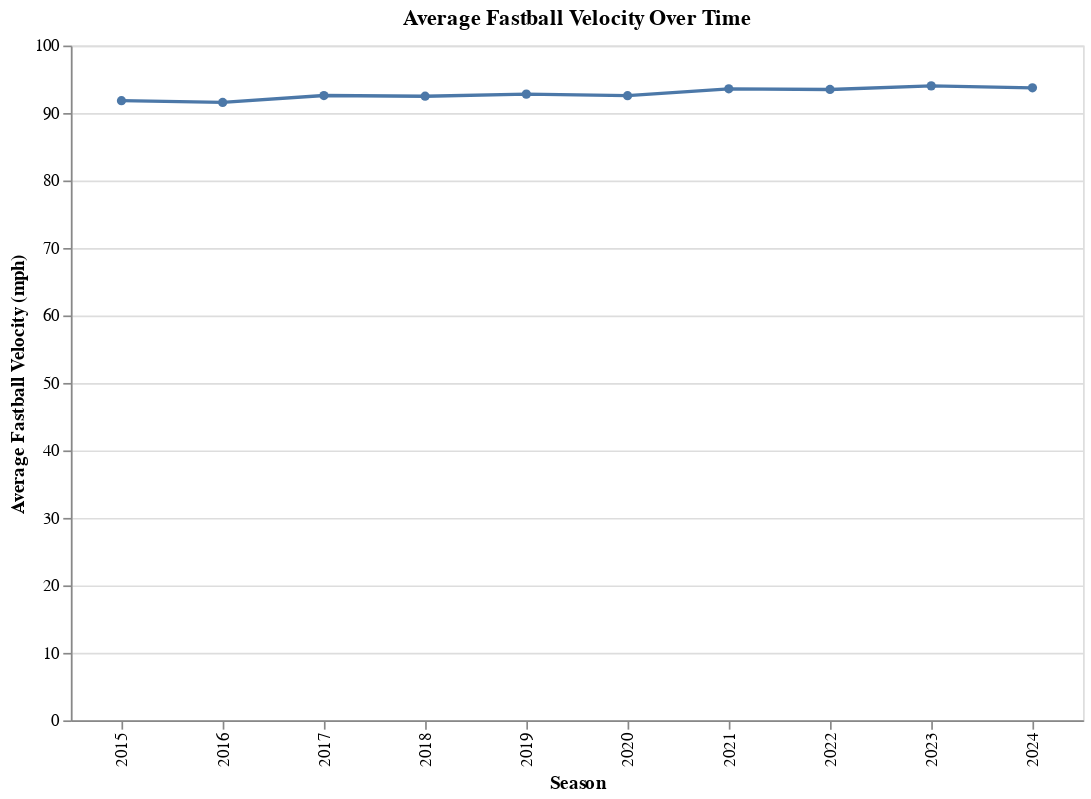

Write notebook code for a chart like this one.
### Markdown cell above
How has average fastball velocity changed over time?

### Code cell
import altair as alt
import pandas as pd

# Load the combined data from CSV
combined_data2 = pd.read_csv('pitching_stats_2015_2024.csv')

# Grouping by Season and calculating the average fastball velocity
velocity_trends = combined_data2.groupby('Season')['FBv'].mean().reset_index()

# Creating a line chart for average fastball velocity over time
line_chart = alt.Chart(velocity_trends).mark_line(point=True).encode(
    x='Season:O',
    y=alt.Y('FBv:Q', title='Average Fastball Velocity (mph)'),
    tooltip=['Season', 'FBv']
).properties(
    width=600,
    height=400,
    title='Average Fastball Velocity Over Time'
)

line_chart.show()

### Figure 1 — Vega-Lite specification as saved in the notebook (floating-point values rounded to 4 significant figures)
{"config": {"view": {"continuousWidth": 300, "continuousHeight": 300}}, "data": {"name": "data-0be3f31dff1a6e8fb2d621c9600a43ac"}, "mark": {"type": "line", "point": true}, "encoding": {"tooltip": [{"field": "Season", "type": "quantitative"}, {"field": "FBv", "type": "quantitative"}], "x": {"field": "Season", "type": "ordinal"}, "y": {"field": "FBv", "title": "Average Fastball Velocity (mph)", "type": "quantitative"}}, "height": 400, "title": "Average Fastball Velocity Over Time", "width": 600, "$schema": "https://vega.github.io/schema/vega-lite/v5.17.0.json", "datasets": {"data-0be3f31dff1a6e8fb2d621c9600a43ac": [{"Season": 2015, "FBv": 91.83}, {"Season": 2016, "FBv": 91.57}, {"Season": 2017, "FBv": 92.59}, {"Season": 2018, "FBv": 92.49}, {"Season": 2019, "FBv": 92.8}, {"Season": 2020, "FBv": 92.57}, {"Season": 2021, "FBv": 93.58}, {"Season": 2022, "FBv": 93.49}, {"Season": 2023, "FBv": 94.03}, {"Season": 2024, "FBv": 93.73}]}}
